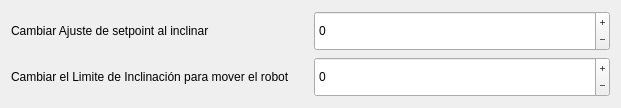
          <widget class="QWidget" name="layoutWidget">
           <property name="geometry">
            <rect>
             <x>0</x>
             <y>410</y>
             <width>621</width>
             <height>92</height>
            </rect>
           </property>
           <layout class="QVBoxLayout" name="verticalLayout_36">
            <item>
             <layout class="QHBoxLayout" name="horizontalLayout_38">
              <item>
               <widget class="QLabel" name="CHANGE_RC_SETPOINT_label">
                <property name="minimumSize">
                 <size>
                  <width>0</width>
                  <height>30</height>
                 </size>
                </property>
                <property name="maximumSize">
                 <size>
                  <width>16777215</width>
                  <height>1221212</height>
                 </size>
                </property>
                <property name="text">
                 <string>Cambiar Ajuste de setpoint al inclinar</string>
                </property>
               </widget>
              </item>
              <item>
               <widget class="QSpinBox" name="Ajust_RC_Setpoint_spinBox">
                <property name="minimumSize">
                 <size>
                  <width>0</width>
                  <height>40</height>
                 </size>
                </property>
                <property name="autoFillBackground">
                 <bool>false</bool>
                </property>
                <property name="wrapping">
                 <bool>true</bool>
                </property>
                <property name="alignment">
                 <set>Qt::AlignmentFlag::AlignLeading|Qt::AlignmentFlag::AlignLeft|Qt::AlignmentFlag::AlignVCenter</set>
                </property>
                <property name="buttonSymbols">
                 <enum>QAbstractSpinBox::ButtonSymbols::PlusMinus</enum>
                </property>
                <property name="showGroupSeparator" stdset="0">
                 <bool>false</bool>
                </property>
                <property name="minimum">
                 <number>0</number>
                </property>
                <property name="maximum">
                 <number>200</number>
                </property>
                <property name="singleStep">
                 <number>1</number>
                </property>
               </widget>
              </item>
             </layout>
            </item>
            <item>
             <layout class="QHBoxLayout" name="horizontalLayout_39">
              <item>
               <widget class="QLabel" name="IR_1_label_33">
                <property name="minimumSize">
                 <size>
                  <width>0</width>
                  <height>30</height>
                 </size>
                </property>
                <property name="maximumSize">
                 <size>
                  <width>16777215</width>
                  <height>1221212</height>
                 </size>
                </property>
                <property name="text">
                 <string>Cambiar el Limite de Inclinación para mover el robot</string>
                </property>
               </widget>
              </item>
              <item>
               <widget class="QSpinBox" name="Limite_error_spinBox">
                <property name="minimumSize">
                 <size>
                  <width>0</width>
                  <height>40</height>
                 </size>
                </property>
                <property name="autoFillBackground">
                 <bool>false</bool>
                </property>
                <property name="wrapping">
                 <bool>true</bool>
                </property>
                <property name="alignment">
                 <set>Qt::AlignmentFlag::AlignLeading|Qt::AlignmentFlag::AlignLeft|Qt::AlignmentFlag::AlignVCenter</set>
                </property>
                <property name="buttonSymbols">
                 <enum>QAbstractSpinBox::ButtonSymbols::PlusMinus</enum>
                </property>
                <property name="showGroupSeparator" stdset="0">
                 <bool>false</bool>
                </property>
                <property name="minimum">
                 <number>0</number>
                </property>
                <property name="maximum">
                 <number>200</number>
                </property>
                <property name="singleStep">
                 <number>1</number>
                </property>
               </widget>
              </item>
             </layout>
            </item>
           </layout>
          </widget>
